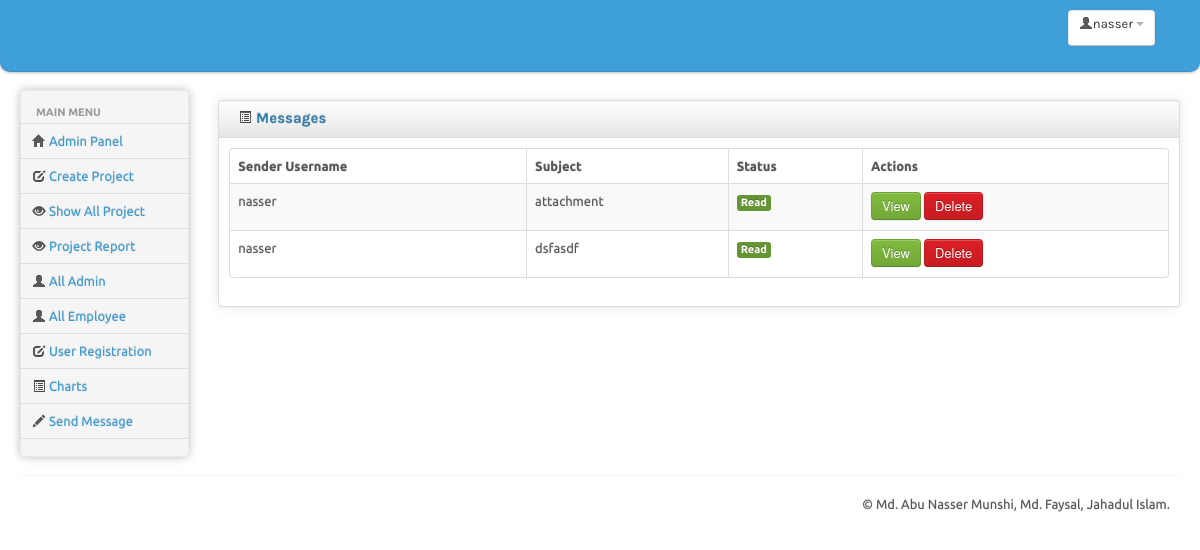
Page /admin/show_message.php (signed in) on the committed database.
### tables this page shows
CREATE TABLE IF NOT EXISTS `messages` (
  `msg_id` int(11) NOT NULL AUTO_INCREMENT,
  `sender` varchar(15) NOT NULL,
  `receiver` varchar(15) NOT NULL,
  `subject` varchar(50) NOT NULL,
  `body` text NOT NULL,
  `attachment` text NOT NULL,
  `message_status` varchar(10) NOT NULL DEFAULT 'unread',
  PRIMARY KEY (`msg_id`)
);

### admin/show_message.php (the view)
<?php
include 'header.php';
include 'connection.php';
$select= mysqli_query($con,"SELECT * FROM messages WHERE receiver='$_SESSION[username]'");
?>
<body>
	<div class="navbar">
		<?php
include 'navbar.php';
?>
	</div>
		<div class="container-fluid">
		<div class="row-fluid">
			<div class="span2 main-menu-span">
				<?php
include 'sidebar.php';
?>
			</div>
                        <div id="content" class="span10">
                        <div class="row-fluid sortable">
				<div class="box span12">
					<div class="box-header well" data-original-title>
						<h2><i class="icon-list-alt"></i> Messages </h2>
					</div>
					<div class="box-content">
						<table class="table table-striped table-bordered bootstrap-datatable datatable">
						  <thead>
							  <tr>
								  <th>Sender Username</th>
								  <th>Subject</th>
                                                                  <th>Status</th>
								  <th>Actions</th>
							  </tr>
						  </thead>
						  <tbody>
                                                      <?php
                                                      while($select_F = mysqli_fetch_array($select))
                                                        {
                                                          echo "<tr>";
                                                          echo "<td>".$select_F['sender']."</td>";
                                                          echo "<td>".$select_F['subject']."</td>";
                                                          if($select_F['message_status']=="unread")
                                                          {
                                                              echo "
									<td class='center'>
									<span class='label label-warning'>Unread</span>
								</td>
                                                                        ";
                                                          }
                                                           elseif($select_F['message_status']=="read")
                                                          {
                                                               echo "
									<td class='center'>
									<span class='label label-success'>Read</span>
								</td>
                                                                        ";
                                                          }
                                                          echo "<td class='center'>";
                                                          echo "  <div class='btn-v'>
									  <form  action='message_view.php' method='post'>
                                                                                 <input type='hidden' name='msg_view' value='". $select_F['msg_id']."'  >
                                                                                <input class='btn btn-success'  type='submit' value='View'>
                                                                          </form>
                                                                    </div>
                                                                            ";
                                                            if($select_F["message_status"]=='unread')
                                                            {
                                                          echo "
									<div class='btn-e'>
									  <form  action='message_read.php' method='post'>
                                                                                 <input type='hidden' name='msg_read' value='". $select_F['msg_id']."'  >
                                                                                <input class='btn btn-info'  type='submit' value='Mark As Read'>
                                                                          </form>
                                                                     </div>
                                                                        ";
                                                           echo "
                                                                        <div class='btn-d' style='margin-left: 60px;'>
									  <form  action='message_delete.php' method='post'>
                                                                                 <input type='hidden' name='msg_del' value='". $select_F['msg_id']."'  >
                                                                                <input class='btn btn-danger '  type='submit' value='Delete'>
                                                                          </form>
                                                                       </div>
                                                                       ";
                                                          }
                                                        else {
                                                             echo "
                                                                        <div class='btn-d'>
									  <form  action='message_delete.php' method='post'>
                                                                                 <input type='hidden' name='msg_del' value='". $select_F['msg_id']."'  >
                                                                                <input class='btn btn-danger '  type='submit' value='Delete'>
                                                                          </form>
                                                                       </div>
                                                                       ";
                                                        }
                                                          echo "</td>";
                                                          echo "</tr>";
                                                        }
                                                      ?>
                                            </tbody>
					  </table>
					</div>
				</div>
			</div>
                 </div>
                </div>
		<hr>
	<?php
include 'footer.php';
?>

### admin/css/charisma-app.css (style rules this page uses)
.box { border: 1px solid #DEDEDE; border-radius:3px; -webkit-border-radius:3px; -moz-border-radius:3px; margin-top: 10px; margin-bottom: 10px ; box-shadow: 0 0 10px rgba(189, 189, 189, 0.4); -webkit-box-shadow: 0 0 10px rgba(189, 189, 189, 0.4); -moz-box-shadow: 0 0 10px rgba(189, 189, 189, 0.4); }
.box-header { border:none; padding-top:5px; border-bottom: 1px solid #DEDEDE; border-radius:3px 3px 0 0; -webkit-border-radius:3px 3px 0 0; -moz-border-radius:3px 3px 0 0; height:12px; min-height:12px; margin-bottom: 0; cursor:move; font-weight:bold; font-size:16px; background: -moz-linear-gradient(top, rgba(255,255,255,0) 0%, rgba(0,0,0,0.1) 100%); background: -webkit-gradient(linear, left top, left bottom, color-stop(0%,rgba(255,255,255,0)), color-stop(100%,rgba(0,0,0,0.1))); background: -webkit-linear-gradient(top, rgba(255,255,255,0) 0%,rgba(0,0,0,0.1) 100%); background: -o-linear-gradient(top, rgba(255,255,255,0) 0%,rgba(0,0,0,0.1) 100%); background: -ms-linear-gradient(top, rgba(255,255,255,0) 0%,rgba(0,0,0,0.1) 100%); background: linear-gradient(to bottom, rgba(255,255,255,0) 0%,rgba(0,0,0,0.1) 100%); filter: progid:DXImageTransform.Microsoft.gradient( startColorstr='#00ffffff', endColorstr='#1a000000',GradientType=0 ); }
.box-header h2 { font-size:15px; width:auto; clear:none; float:left; line-height:25px; white-space: nowrap; }
.box-header h2 > i { margin-top:1px; }
.box-content { padding:10px; }
.btn-v { width: 53px; float: left; height: 30px; }
.btn-d { width: 60px; float: left; height: 30px; }

### admin/header.php (style rules this page uses)
body { padding-bottom: 40px; }

### rows in the picture
messages: sender "nasser", subject "attachment", message_status "Read"
messages: sender "nasser", subject "dsfasdf", message_status "Read"

### other values in the picture
$_SESSION['username'] "nasser"
